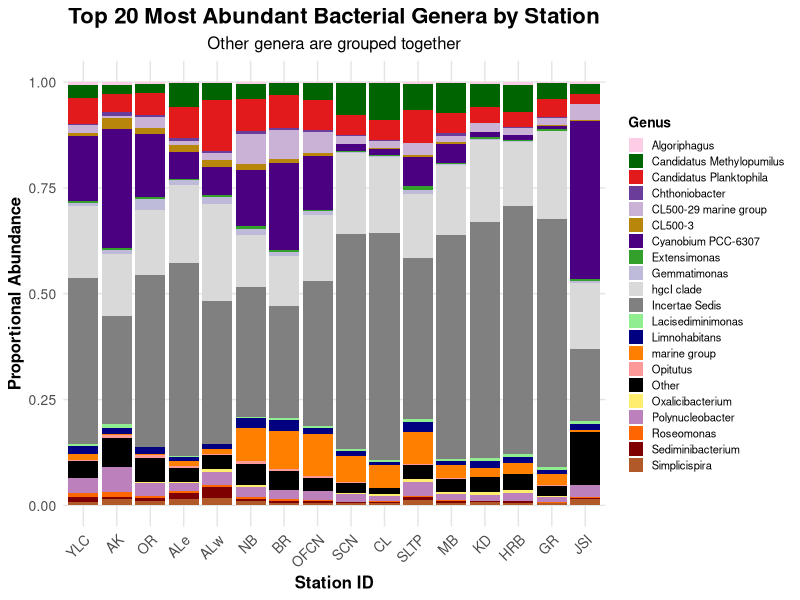
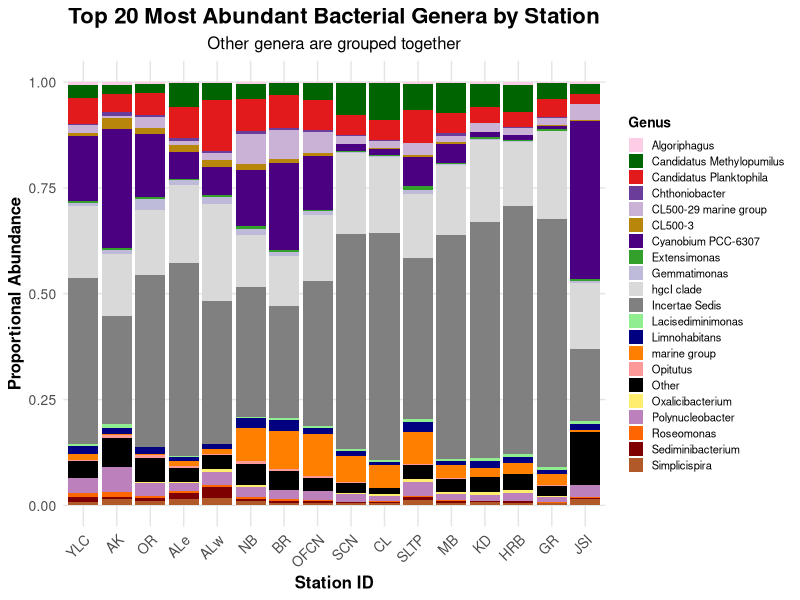
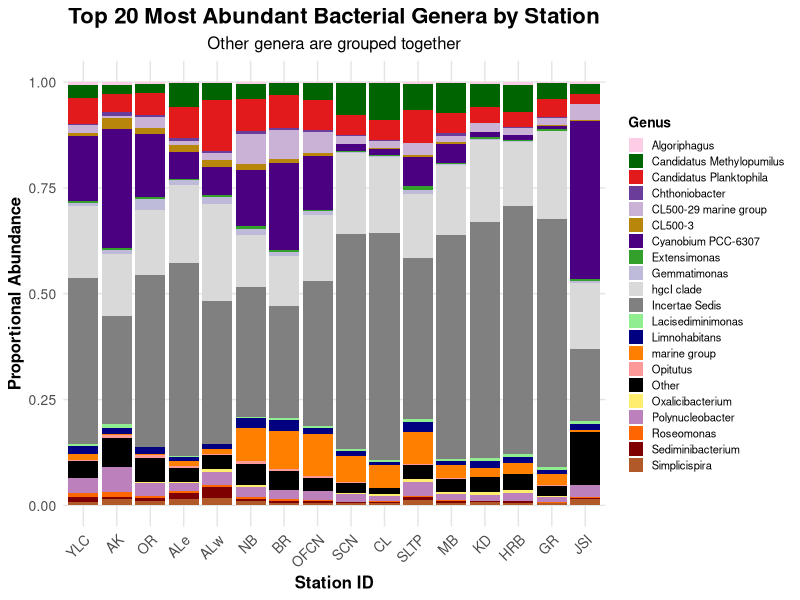

R code for these plots, in order:
library(tidyverse)
library(ggplot2)
library(viridis)
library(RColorBrewer)

# Read the data files
taxa_table <- read.table("taxa_table_small.tsv", 
                         sep = "\t", 
                         header = TRUE,
                         stringsAsFactors = FALSE,
                         row.names = NULL)

asv_table <- read.table("asv_table_small.tsv", 
                        sep = "\t", 
                        header = TRUE,
                        stringsAsFactors = FALSE,
                        check.names = FALSE,
                        row.names = NULL)

location_table <- read.csv("location.csv", header=TRUE, na.strings = c("", "NA"))
location_table <- na.omit(location_table)
location_table <- location_table %>%
  rename(station_ID = Station_ID) %>%
  mutate(station_ID = as.character(station_ID)) %>%
  select(sample_ID, station_ID, location_name)

# Clean column names
colnames(taxa_table)[1] <- "DNA_Sequence"
colnames(asv_table)[1] <- "Sample_ID"

# Create long format for ASV data
asv_long <- asv_table %>% 
  pivot_longer(
    cols = -Sample_ID,
    names_to = "DNA_Sequence", 
    values_to = "Proportional_Abundance")

# Merge taxa and ASV data
merged_table <- taxa_table %>%
  left_join(asv_long, by = "DNA_Sequence")

# Join with location data
joined_df <- inner_join(location_table, merged_table, by = c("sample_ID" = "Sample_ID"))

# Normalize abundances by station
joined_df1 <- joined_df %>%
  group_by(station_ID) %>%
  mutate(Proportional_Abundance = Proportional_Abundance / sum(Proportional_Abundance)) %>%
  ungroup()

# Aggregate by genus and station to get total abundance per genus per station
genus_station_summary <- joined_df1 %>%
  group_by(station_ID, Genus) %>%
  summarise(Total_Abundance = sum(Proportional_Abundance, na.rm = TRUE), .groups = "drop") %>%
  filter(!is.na(Genus) & Genus != "")

# Get the top 20 most abundant genera across all stations
top_20_genera <- genus_station_summary %>%
  group_by(Genus) %>%
  summarise(Overall_Abundance = sum(Total_Abundance, na.rm = TRUE), .groups = "drop") %>%
  arrange(desc(Overall_Abundance)) %>%
  slice_head(n = 20) %>%
  pull(Genus)


# Create the final dataset for plotting
plot_data <- genus_station_summary %>%
  mutate(
    Genus_Category = if_else(Genus %in% top_20_genera, Genus, "Other")
  ) %>%
  group_by(station_ID, Genus_Category) %>%
  summarise(Total_Abundance = sum(Total_Abundance, na.rm = TRUE), .groups = "drop")

# Set the order for stations
station_order <- c("YLC", "AK", "OR", "ALe", "ALw", "NB", "BR", "OFCN", "SCN", "CL", "SLTP", "MB", "KD", "HRB", "GR", "JSI")

# Convert station_ID to factor with specified order
plot_data$station_ID <- factor(plot_data$station_ID, levels = station_order)

# Define colors for the top 20 genera 
genus_colors <- c(
  "#6a3d9a",   # purple
  "#ff7f00",   # orange
  "#e31a1c",   # red
  "#b15928",   # brown
  "#000080",   # navy blue
  "#cab2d6",   # lavender
  "#ff6600",   # bright orange
  "#fb9a99",   # light red
  "#b8860b",   # dark yellow
  "#006400",   # dark green
  "#bc80bd",   # pink purple
  "#33a02c",   # dark green
  "#ffed6f",   # bright yellow
  "#fb8072",   # coral
  "#8dd3c7",   # aqua
  "#fccde5",   # very light pink
  "#008080",   # teal blue
  "#bebada",   # lilac
  "#d9d9d9",   # gray
  "#7f0000"    # maroon
)

# Shuffle the color palette
set.seed(123)  
genus_colors <- sample(genus_colors)

# Assign colors directly to the top 20 genera, with special handling for specific genera

genus_color_mapping <- setNames(genus_colors, top_20_genera)

# Assign specific colors for certain genera
for (genus in top_20_genera) {
  if (grepl("cyanobium", genus, ignore.case = TRUE)) {
    genus_color_mapping[genus] <- "#4B0082"  # dark purple for cyanobium
    cat("Cyanobium found:", genus, "-> Dark Purple\n")
  } else if (grepl("hgcl", genus, ignore.case = TRUE)) {
    genus_color_mapping[genus] <- "#4169E1"  # royal blue for hgcl clade
    cat("HGCL Clade found:", genus, "-> Royal Blue\n")
  } else if (grepl("lacisediminimonas", genus, ignore.case = TRUE)) {
    genus_color_mapping[genus] <- "#90EE90"  # light green for lacisediminimonas
    cat("Lacisediminimonas found:", genus, "-> Light Green\n")
  } else if (grepl("incertae sedis", genus, ignore.case = TRUE)) {
    genus_color_mapping[genus] <- "#808080"  # gray for incertae sedis
    cat("Incertae sedis found:", genus, "-> Gray\n")
  }
}

# Add "Other" as black
genus_color_mapping["Other"] <- "#000000"  # black for Other

color_palette <- genus_color_mapping


# Create the stacked bar plot
stacked_plot <- ggplot(plot_data, aes(x = station_ID, y = Total_Abundance, fill = Genus_Category)) +
  geom_bar(stat = "identity", position = "stack") +
  scale_fill_manual(values = color_palette) +
  labs(
    title = "Top 20 Most Abundant Bacterial Genera by Station",
    subtitle = "Other genera are grouped together",
    x = "Station ID",
    y = "Proportional Abundance",
    fill = "Genus"
  ) +
  theme_minimal() +
  theme(
    axis.text.x = element_text(angle = 45, hjust = 1, size = 10),
    axis.text.y = element_text(size = 10),
    axis.title = element_text(size = 12, face = "bold"),
    plot.title = element_text(size = 16, face = "bold", hjust = 0.5),
    plot.subtitle = element_text(size = 12, hjust = 0.5),
    legend.position = "right",
    legend.text = element_text(size = 8),
    legend.title = element_text(size = 10, face = "bold"),
    panel.grid.major = element_line(color = "grey90"),
    panel.grid.minor = element_blank()
  ) +
  guides(fill = guide_legend(ncol = 1, keywidth = 0.8, keyheight = 0.8))

print(stacked_plot)

# Save the plot
ggsave("stacked_bar_plot_top20_genera.pdf", plot = stacked_plot, 
       width = 14, height = 8, dpi = 300)

ggsave("stacked_bar_plot_top20_genera.png", plot = stacked_plot, 
       width = 14, height = 8, dpi = 300)


# Calculate percentage of total abundance represented by top 20 genera
total_abundance <- sum(genus_station_summary$Total_Abundance, na.rm = TRUE)
top20_abundance <- sum(genus_station_summary$Total_Abundance[genus_station_summary$Genus %in% top_20_genera], na.rm = TRUE)
percentage_top20 <- (top20_abundance / total_abundance) * 100

